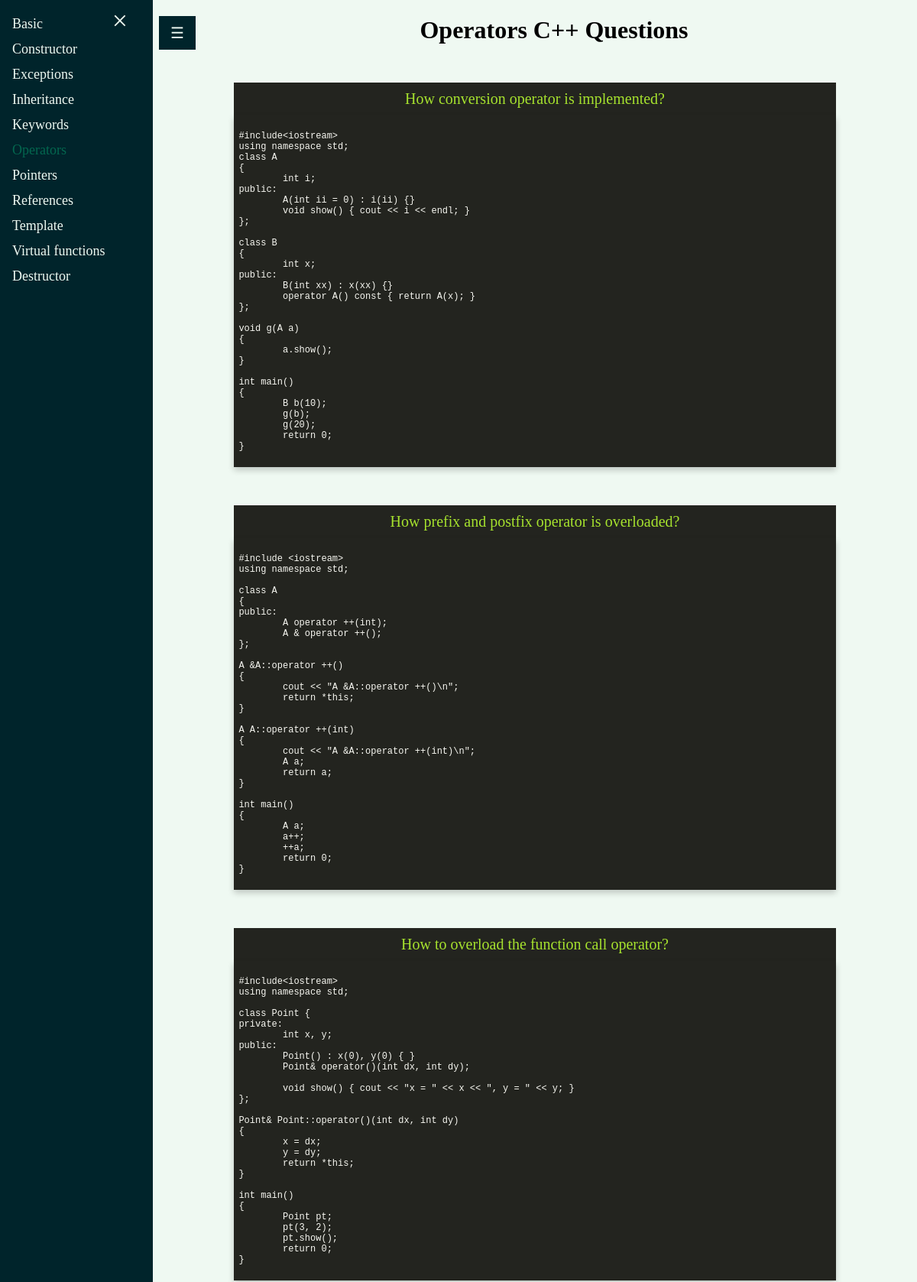
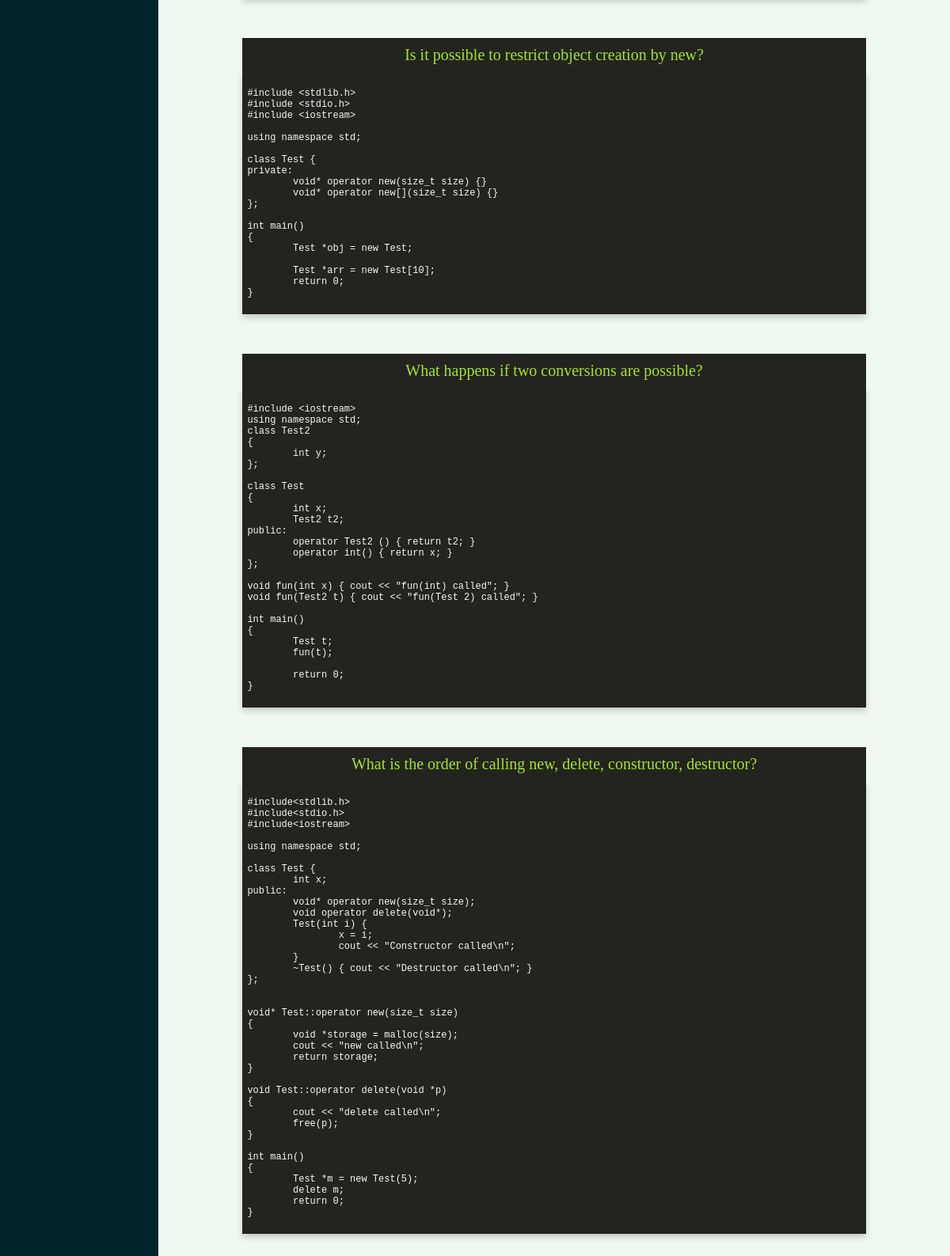
Screenshot of /operators with the database file from the repository (2 pictures, top to bottom).
### tables this page shows
CREATE TABLE "interviews" (
	"tags"	TEXT,
	"question"	TEXT,
	"code"	TEXT NOT NULL,
	"commented_code"	TEXT NOT NULL,
	"output"	REAL NOT NULL
);

### app/views.py (the view)
@app.route('/<group>')
def mobil(group):
    with sqlite3.connect("app/db.db") as conn:
        conn.row_factory = dict_factory
        c = conn.cursor()
        c.execute("SELECT * FROM interviews")
        datas = c.fetchall()
        out = {}
        for data in datas:
            tags_str = data["tags"]
            tags = tags_str.split(';')
            for tag in tags:
                if tag in out:
                    out[tag] += [data]
                else:
                    out[tag] = [data]
    return render_template("cards.html", groups=out.keys(), datas=out[group], selected_group=group)

### app/views.py (called while the page is built)
def dict_factory(cursor, row):
    d = {}
    for idx, col in enumerate(cursor.description):
        d[col[0]] = row[idx]
    return d

### app/templates/cards.html (shortened to what this page needs)
{% extends 'template.html' %}
{% block head %}
<link class="codestyle" rel="stylesheet" href="{{ url_for('static', filename='css/monokai-sublime.css') }}">
<link rel="stylesheet" href="https://cdnjs.cloudflare.com/ajax/libs/font-awesome/4.7.0/css/font-awesome.min.css">
{% endblock %}
{% block pagetitle %}
<h1><center>{{selected_group.capitalize()}} C++ Questions</center></h1>
{% endblock %}
{% block content %}
{% for elem in datas %}
<div class="card-container">
<div class="base question">
    {{elem.question}}
</div>
<div class="flip-card base">
    <div class="flip-card-inner">
        <div class="flip-card-front">
            <pre class="code front"><code class="hljs cpp">
{{elem.code}}
                </code></pre>
        </div>
        <div class="flip-card-back">
            <pre class="code back"><code  class="hljs cpp">
                </code></pre>
        </div>
    </div>
</div>
</div>
{% endfor %}
</div>
{% endblock %}

### app/templates/template.html (shortened to what this page needs)
<!DOCTYPE html>
<html>
<head>
{% block head %}
{% endblock %}
</head>
<body>
<div class="sidebar" id="mySidebar" >
    <a href="javascript:void(0)" class="closebtn" onclick="closeNav()">×</a>
{% for group in groups %}
    {% if selected_group == group %}
    <a class="active" href="/{{group}}">{{group.capitalize()}}</a>
    {% else %}
    <a href="/{{group}}">{{group.capitalize()}}</a>
    {% endif %}
{% endfor %}
</div>
<div class="main" id="main">
<button id="openbtn" class="openbtn" onclick="openNav()">☰</button>
<div class="title">
{% block pagetitle %}{% endblock %}
</div>
{% block content %}{% endblock %}
</body>
</html>

### app/static/css/monokai-sublime.css (style rules this page uses)
.hljs { display:block;overflow-x:auto;padding:.5em;background:#23241f }
.hljs,.hljs-tag,.hljs-subst { color:#f8f8f2 }

### app/templates/template.html (style rules this page uses)
body { background-color:#eff9f2; }
.sidebar { height: 100%; width: 200px; position: fixed; z-index: 1; top: 0; left: 0; background-color: #00242b; overflow-x: hidden; transition: 0.5s; padding-top: 15px; }
.active, .sidebar a:hover { color: #03674f !important; }
.sidebar a { padding: 6px 8px 6px 16px; text-decoration: none; font-size: 18px; color: #eff9f2; display: block; transition: 0.3s; }
.sidebar .closebtn { color: #eff9f2; position: absolute; top: 0; right: 25px; font-size: 36px; margin-left: 50px; }
.openbtn { font-size: 20px; cursor: pointer; background-color: #00242b; color: #eff9f2; padding: 10px 15px; border: none; position: absolute; }
.main { transition: margin-left .5s; margin-left: 200px; }
.title { padding-left:50px; }

### app/templates/cards.html (style rules this page uses)
.base { width: 60%; margin-left:auto; margin-right:auto; }
.flip-card { background-color: transparent; perspective: 1000px; margin-bottom:50px; }
.flip-card-inner { position: relative; width: 100%; height: 100%; transition: transform 0.6s; transform-style: preserve-3d; box-shadow: 0 4px 8px 0 rgba(0,0,0,0.2); }
.flip-card-front, .flip-card-back { width: 100%; height: 100%; backface-visibility: hidden; }
.flip-card-front { background-color: #23241f; color: #f92672; }
.flip-card-back { background-color: #23241f; color: #f92672; transform: rotateY(180deg); }
.front { position:absolute; width:100%; height:100%; }
.code { margin:0; background-color:#23241f; font-size:12px; }
@media only screen and (max-width: 1300px) { .base { width:80% } }
.question { background-color:#23241f; text-align:center; color:#a6e22e; padding-bottom:10px; padding-top:10px; font-size: 20px; }
.card-container { margin-bottom:50px; margin-top:50px; }

### rows the page displays
interviews: capitalize "Basic"
interviews: capitalize "Constructor"
interviews: capitalize "Exceptions"
interviews: capitalize "Inheritance"
interviews: capitalize "Keywords"
interviews: capitalize "Operators", question "How conversion operator is implemented?", code "#include<iostream> using namespace std; class A { int i; public: A(int ii = 0) : i(ii) {} void show() { cout << i << endl; } }; class B { int x; public: B(int xx) : x(xx) {} operator A() const { return A(x); } }; void g(A a) { a.show(); } int main() { B b(10); g(b); g(20); return 0; }"
interviews: capitalize "Pointers"
interviews: capitalize "References"
interviews: capitalize "Template"
interviews: capitalize "Virtual functions"
interviews: capitalize "Destructor"
interviews: question "How prefix and postfix operator is overloaded?", code "#include <iostream> using namespace std; class A { public: A operator ++(int); A & operator ++(); }; A &A::operator ++() { cout << \"A &A::operator ++()\\n\"; return *this; } A A::operator ++(int) { cout << \"A &A::operator ++(int)\\n\"; A a; return a; } int main() { A a; a++; ++a; return 0; }"
interviews: question "How to overload the function call operator?", code "#include<iostream> using namespace std; class Point { private: int x, y; public: Point() : x(0), y(0) { } Point& operator()(int dx, int dy); void show() { cout << \"x = \" << x << \", y = \" << y; } }; Point& Point::operator()(int dx, int dy) { x = dx; y = dy; return *this; } int main() { Point pt; pt(3, 2); pt.show(); return 0; }"
interviews: question "Is it possible to restrict object creation by new?", code "#include <stdlib.h> #include <stdio.h> #include <iostream> using namespace std; class Test { private: void* operator new(size_t size) {} void* operator new[](size_t size) {} }; int main() { Test *obj = new Test; Test *arr = new Test[10]; return 0; }"
interviews: question "What happens if two conversions are possible?", code "#include <iostream> using namespace std; class Test2 { int y; }; class Test { int x; Test2 t2; public: operator Test2 () { return t2; } operator int() { return x; } }; void fun(int x) { cout << \"fun(int) called\"; } void fun(Test2 t) { cout << \"fun(Test 2) called\"; } int main() { Test t; fun(t); return 0; }"
interviews: question "What is the order of calling new, delete, constructor, destructor?", code "#include<stdlib.h> #include<stdio.h> #include<iostream> using namespace std; class Test { int x; public: void* operator new(size_t size); void operator delete(void*); Test(int i) { x = i; cout << \"Constructor called\\n\"; } ~Test() { cout << \"Destructor called\\n\"; } }; void* Test::operator new(size_t size) { void *storage = malloc(size); cout << \"new called\\n\"; return storage; } void Test::operator delete(void *p) { cout << \"delete called\\n\"; free(p); } int main() { Test *m = new Test(5); delete m; return 0; }"

### other values shown
{{ selected_group.capitalize() }} "Operators"
